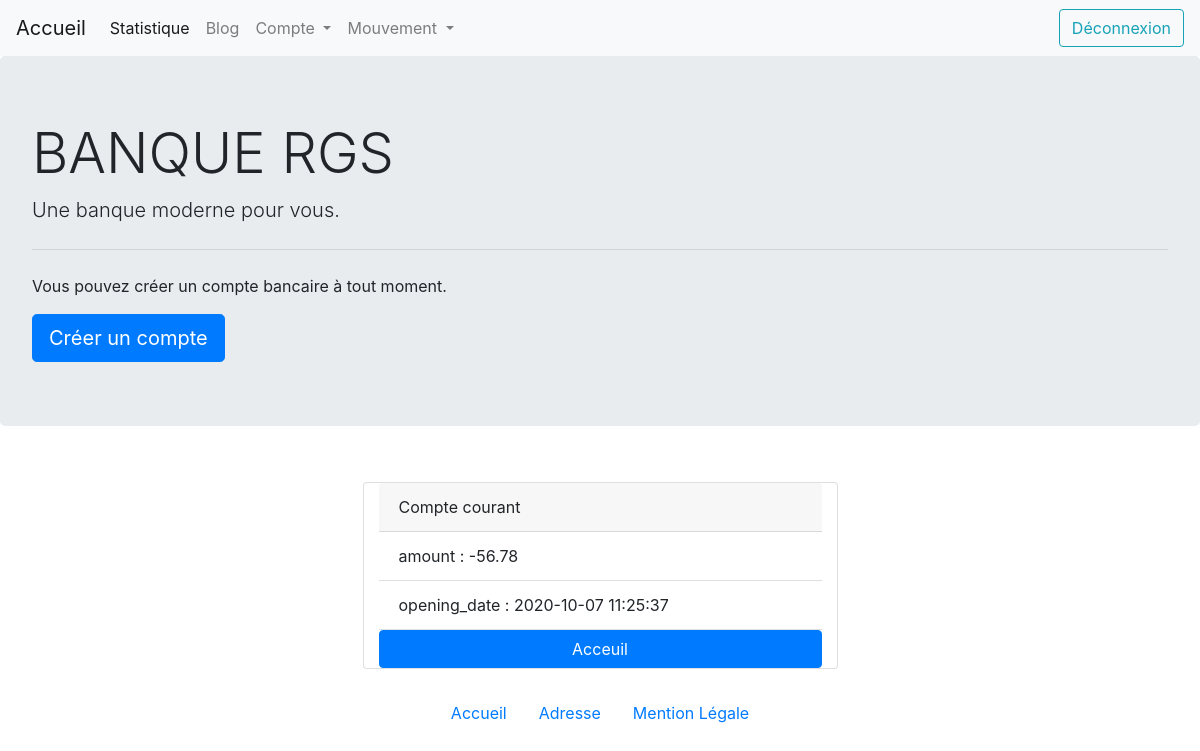
Page /showaccount.php?id=4 (signed in) on the committed database.
### tables this page shows
CREATE TABLE Account(
  id INT UNSIGNED NOT NULL AUTO_INCREMENT,
  amount DECIMAL(11,2) NOT NULL,
  opening_date TIMESTAMP NOT NULL,
  account_type VARCHAR(50) NOT NULL,
  user_id INT UNSIGNED,
  PRIMARY KEY (id),
  FOREIGN KEY (user_id) REFERENCES User(id)
);

### showaccount.php (the view, shortened to what this page needs)
<?php
  include "template/nav.php";
  include "template/header.php";
 ?>
<?php
  if (!empty($_GET["id"]) && isset($_GET["id"])):
    $account_id = test_input($_GET["id"]);
    $con = $db->prepare(
      "SELECT a.amount, a.opening_date, a.account_type
      FROM Account AS a
      WHERE a.id = :id_account"
    );
    $results = $con->execute([
      "id_account" => $account_id
    ]);
    $account_user = $con->fetch(PDO::FETCH_ASSOC);
  endif;
?>
<div class="container">
  <div class="row">
    <div class="card col-10 col-md-5 mx-auto my-4" style="width: 18rem;">
      <div class="card-header">
        <?php echo $account_user["account_type"] ?>
      </div>
      <ul class="list-group list-group-flush">
        <?php foreach ($account_user as $key => $account): ?>
          <?php if ($key !== "account_type"): ?>
            <li class="list-group-item"><?php echo $key . ' : ' . $account; ?></li>
          <?php endif; ?>
        <?php endforeach; ?>
      </ul>
      <a href="index.php" class="btn btn-primary">Acceuil</a>
    </div>
  </div>
</div>
<?php
  include "template/footer.php";
 ?>

### rows in the picture
account: account_type "Compte courant", amount "-56.78", opening_date "2020-10-07 11:25:37"

### other values in the picture
$key "amount"
$key "opening_date"
